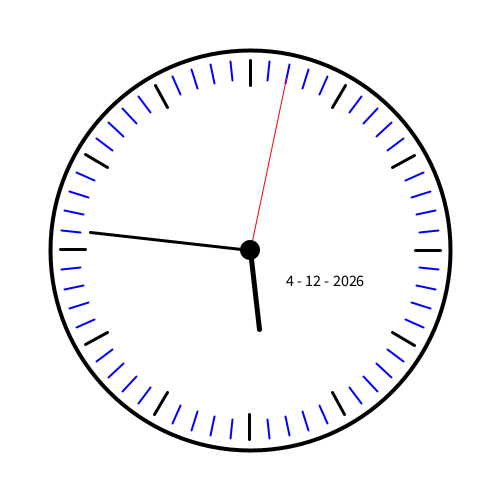
Frame 1 (no input)
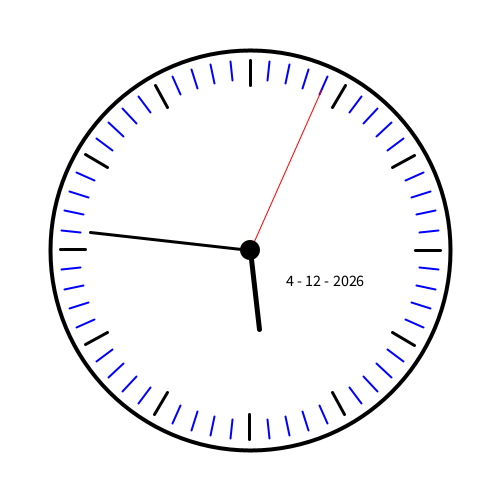
Frame 60 (the mouse pressed at the canvas centre just before this capture)
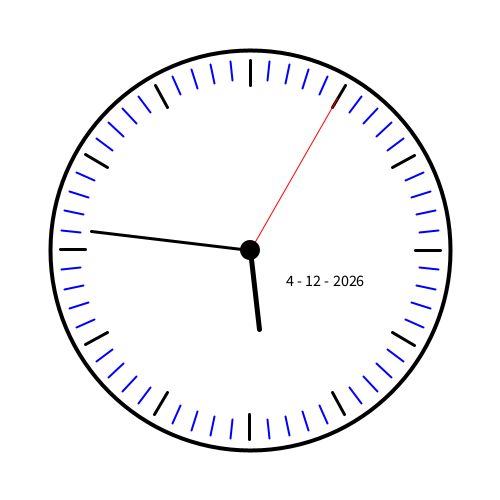
Frame 120 (the mouse held since frame 60 and released just before this capture)

The Processing sketch that drew these frames (run headless with seeded random() and noise(); from frame 60 on, the mouse is pressed at the canvas centre):

// Processing sketch: Clock
// ── Clock.pde
/* OpenProcessing Tweak of *@*http://www.openprocessing.org/sketch/104493*@* */
/* !do not delete the line above, required for linking your tweak if you upload again */





void setup() {
  size(500,500);
  smooth();
}

void draw() {
  background(255);
int d = day();    // Values from 1 - 31
int m = month();  // Values from 1 - 12
int y = year(); 
  pushMatrix(); // start clock face context
  translate(250,250);
  stroke(0);
  strokeWeight(4);
  noFill();
  ellipse(0,0,400,400);

  pushMatrix(); // start tick marks context
  for(int i=0; i<60; i++) {
    if(i%5==0) largeTick();
    else smallTick();
    rotate(radians(6));
  }
  popMatrix(); // end tick marks context

  pushMatrix(); // start secondHand context
  rotate(radians(6*second()-90));
  secondHand();
  popMatrix(); // end secondHand context

  pushMatrix(); // start minuteHand context
  rotate(radians(6*(minute()+second()/60.0)-90));
  minuteHand();
  popMatrix(); // end minuteHand context

  pushMatrix(); // start hourHand context
  rotate(radians(30*(hour()+minute()/60.0)-90));
  hourHand();
  popMatrix(); // end hourHand context

  // center button
  fill(0);
  noStroke();
  ellipse(0,0,20,20);

  popMatrix(); // end clock face context
  
  //current date display
  int[] numbers = new int[3]; 
numbers[0] = d; 
numbers[1] = m; 
numbers[2] = y; 
String joinedNumbers = join(nf(numbers, 0), " - "); 
textSize(16); 
text(joinedNumbers,width/1.75, height/1.75);



}

void smallTick() {
  stroke(0,0,255);
  strokeWeight(2);
  line(170,0,190,0);
}

void largeTick() {
  stroke(0);
  strokeWeight(3);
  line(165,0,190,0);
}

void secondHand() {
  stroke(255,0,0);
  strokeWeight(1);
  line(0,0,175,0);
}

void minuteHand() {
  stroke(0);
  strokeWeight(3);
  line(0,0,160,0);
}

void hourHand() {
  stroke(0);
  strokeWeight(5);
  line(0,0,80,0);
}
